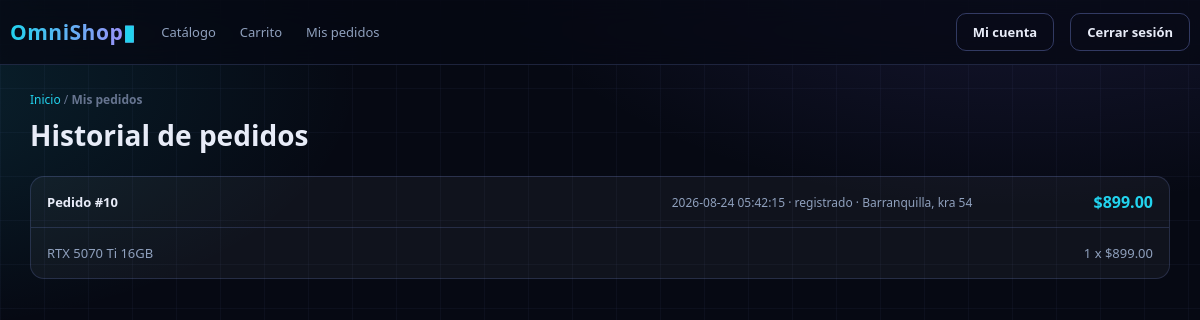
The page /mis-pedidos (signed in) on the database its author committed.
### tables this page shows
CREATE TABLE pedidos (
          id INTEGER PRIMARY KEY AUTOINCREMENT,
          usuario_id INTEGER,
          fecha DATETIME NOT NULL DEFAULT CURRENT_TIMESTAMP,
          total REAL NOT NULL,
          estado TEXT NOT NULL DEFAULT 'registrado', direccion TEXT NOT NULL DEFAULT '',
          FOREIGN KEY (usuario_id) REFERENCES usuarios(id)
      );

CREATE TABLE detalle_pedidos (
          id INTEGER PRIMARY KEY AUTOINCREMENT,
          pedido_id INTEGER NOT NULL,
          producto_id INTEGER NOT NULL,
          cantidad INTEGER NOT NULL CHECK (cantidad > 0),
          precio_unitario REAL NOT NULL,
          FOREIGN KEY (pedido_id) REFERENCES pedidos(id),
          FOREIGN KEY (producto_id) REFERENCES productos(id)
      );

CREATE TABLE productos (
            id INTEGER PRIMARY KEY AUTOINCREMENT,
            nombre TEXT NOT NULL,
            precio REAL NOT NULL,
            stock INTEGER NOT NULL,
            imagen TEXT
        );

### app.py (the view)
@app.route("/mis-pedidos")
def mis_pedidos():
  if "usuario_id" not in session:
    return render_template("mis_pedidos.html", pedidos=[], detalles={}, requiere_login=True)
  conexion = conectar_db()
  pedidos = conexion.execute(
    "SELECT id, fecha, total, direccion, estado FROM pedidos WHERE usuario_id = ? ORDER BY fecha DESC, id DESC",
    (session["usuario_id"],),
  ).fetchall()
  detalles = conexion.execute(
    """
    SELECT d.pedido_id, p.nombre, d.cantidad, d.precio_unitario
    FROM detalle_pedidos d
    JOIN pedidos pe ON pe.id = d.pedido_id
    JOIN productos p ON p.id = d.producto_id
    WHERE pe.usuario_id = ?
    ORDER BY d.id
    """,
    (session["usuario_id"],),
  ).fetchall()
  conexion.close()
  detalles_por_pedido = {}
  for detalle in detalles:
    detalles_por_pedido.setdefault(detalle["pedido_id"], []).append(detalle)
  return render_template("mis_pedidos.html", pedidos=pedidos, detalles=detalles_por_pedido, requiere_login=False)

### app.py (called while the page is built)
def conectar_db():
  if USAR_POSTGRES:
    if psycopg2 is None:
      raise RuntimeError("psycopg2-binary no está instalado. Añádelo al requirements.txt para producción.")
    conexion = psycopg2.connect(DATABASE_URL, cursor_factory=RealDictCursor)
    conexion.autocommit = False
    return conexion
  conexion = sqlite3.connect("omnishop.db")
  conexion.row_factory = sqlite3.Row
  return conexion

### templates/mis_pedidos.html (shortened to what this page needs)
<!DOCTYPE html>
<html lang="es">
<head>
<link rel="stylesheet" href="{{ url_for('static', filename='style.css') }}">
</head>
<body>
<header><div class="wrap hbar">
  <a class="logo" href="{{ url_for('index') }}">OmniShop<b>▮</b></a>
  <nav class="links"><a href="{{ url_for('index') }}">Catálogo</a><a href="{{ url_for('carrito') }}">Carrito</a><a href="{{ url_for('mis_pedidos') }}">Mis pedidos</a></nav>
  {% if session.get('usuario_id') %}<a class="btn btn-ghost" href="{{ url_for('perfil') }}">Mi cuenta</a><form class="logout-form" method="post" action="{{ url_for('logout') }}"><button class="btn btn-ghost" type="submit">Cerrar sesión</button></form>{% endif %}
</div></header>
<main class="wrap orders-page">
  <div class="crumbs"><a href="{{ url_for('index') }}">Inicio</a> / <b>Mis pedidos</b></div>
  <h1>Historial de pedidos</h1>
  {% if requiere_login %}
    <div class="notice">Inicia sesión para consultar tus pedidos.</div>
  {% elif not pedidos %}
    <div class="notice">Todavía no tienes pedidos registrados.</div>
  {% else %}
    {% for pedido in pedidos %}
      <section class="order-card">
        <div class="order-head"><b>Pedido #{{ pedido.id }}</b><span>{{ pedido.fecha }} · {{ pedido.estado }} · {{ pedido.direccion }}</span><strong>${{ '%.2f'|format(pedido.total) }}</strong></div>
        <ul class="order-lines">
          {% for detalle in detalles.get(pedido.id, []) %}
            <li><span>{{ detalle.nombre }}</span><span>{{ detalle.cantidad }} x ${{ '%.2f'|format(detalle.precio_unitario) }}</span></li>
          {% endfor %}
        </ul>
      </section>
    {% endfor %}
  {% endif %}
</main>
</body>
</html>

### static/style.css (style rules this page uses)
:root { --bg:#060913; --bg2:#0a0f22; --panel:rgba(255,255,255,.045); --line:rgba(139,160,255,.18); --line2:rgba(139,160,255,.32); --txt:#e8ecf8; --mut:#8fa0bd; --dim:#66748f; --cyan:#22d3ee; --violet:#a78bfa; --green:#34d399; --amber:#fbbf24; --red:#fb7185; --grad:linear-gradient(90deg,#22d3ee,#7c6cf0); --font:'Segoe UI',system-ui,-apple-system,'Roboto',sans-serif; --mono:ui-monospace,'Cascadia Mono','JetBrains Mono',Consolas,monospace; }
* { box-sizing:border-box;margin:0;padding:0 }
html { scroll-behavior:smooth }
body { font-family:var(--font); background:var(--bg); color:var(--txt); min-height:100vh; overflow-x:hidden; background-image: radial-gradient(900px 480px at 85% -10%, rgba(124,108,240,.16), transparent 60%), radial-gradient(800px 420px at -10% 10%, rgba(34,211,238,.13), transparent 60%), linear-gradient(rgba(139,160,255,.045) 1px, transparent 1px), linear-gradient(90deg, rgba(139,160,255,.045) 1px, transparent 1px); background-size:auto,auto,44px 44px,44px 44px; }
a { color:var(--cyan);text-decoration:none }
.wrap { max-width:1180px;margin:0 auto;padding:0 20px }
header { position:sticky;top:0;z-index:50; background:rgba(6,9,19,.75);backdrop-filter:blur(14px);-webkit-backdrop-filter:blur(14px); border-bottom:1px solid var(--line); }
.hbar { display:flex;align-items:center;gap:16px;padding:13px 0;flex-wrap:wrap }
.logo { font-size:21px;font-weight:800;letter-spacing:.5px;white-space:nowrap; background:linear-gradient(90deg,#22d3ee,#a78bfa);-webkit-background-clip:text;background-clip:text;color:transparent }
.logo b { color:var(--cyan);-webkit-text-fill-color:currentColor }
nav.links { display:flex;gap:4px;flex:1 1 auto;min-width:0 }
nav.links a { color:var(--mut);font-size:13px;padding:6px 10px;border-radius:8px;transition:.2s;white-space:nowrap }
.btn { border:0;border-radius:10px;padding:9px 16px;font-size:13px;font-weight:700;cursor:pointer; font-family:var(--font);transition:.2s;display:inline-flex;align-items:center;justify-content:center }
.btn-ghost { background:transparent;border:1px solid var(--line2);color:var(--txt) }
.logout-form { display:inline-flex;margin:0 }
.crumbs { font-size:12px;color:var(--dim);margin:26px 0 4px }
.orders-page,.inventory-page { padding-bottom:60px }
.orders-page h1,.inventory-page h1 { font-size:28px;margin:8px 0 22px }
.order-card,.inventory-table { background:var(--panel);border:1px solid var(--line);border-radius:14px;margin-bottom:14px;overflow:hidden }
.order-head,.inventory-row { display:grid;grid-template-columns:1.5fr 1fr auto;gap:16px;align-items:center;padding:14px 16px }
.order-head { border-bottom:1px solid var(--line);font-size:13px }
.order-head span { color:var(--mut);font-size:12px }
.order-head strong { color:var(--cyan);font-size:16px }
.order-lines { list-style:none;padding:8px 16px }
.order-lines li { display:flex;justify-content:space-between;gap:14px;padding:8px 0;color:var(--mut);font-size:13px;border-bottom:1px solid rgba(139,160,255,.1) }
.order-lines li:last-child { border-bottom:0 }

### rows shown on the page
pedidos: id "10", fecha "2026-08-24 05:42:15", estado "registrado", direccion "Barranquilla, kra 54", total "899.00"
detalle_pedidos: nombre "RTX 5070 Ti 16GB", cantidad "1", precio_unitario "899.00"
